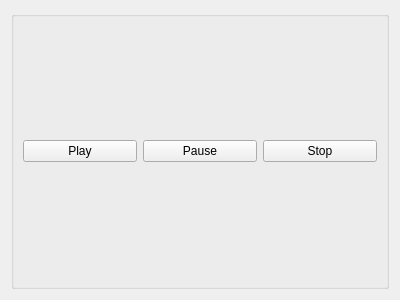
<?xml version="1.0" encoding="UTF-8"?>
<ui version="4.0">
 <class>Widget3D</class>
 <widget class="QWidget" name="Widget3D">
  <property name="geometry">
   <rect>
    <x>0</x>
    <y>0</y>
    <width>400</width>
    <height>300</height>
   </rect>
  </property>
  <property name="windowTitle">
   <string>Form</string>
  </property>
  <layout class="QVBoxLayout" name="verticalLayout_2" stretch="1,0">
   <item>
    <layout class="QVBoxLayout" name="verticalLayout"/>
   </item>
   <item>
    <widget class="QGroupBox" name="groupBox">
     <property name="title">
      <string/>
     </property>
     <layout class="QHBoxLayout" name="horizontalLayout_2">
      <item>
       <widget class="QPushButton" name="playButton">
        <property name="text">
         <string>Play</string>
        </property>
       </widget>
      </item>
      <item>
       <widget class="QPushButton" name="pauseButton">
        <property name="text">
         <string>Pause</string>
        </property>
       </widget>
      </item>
      <item>
       <widget class="QPushButton" name="stopButton">
        <property name="text">
         <string>Stop</string>
        </property>
       </widget>
      </item>
     </layout>
    </widget>
   </item>
  </layout>
 </widget>
 <resources/>
 <connections/>
</ui>
